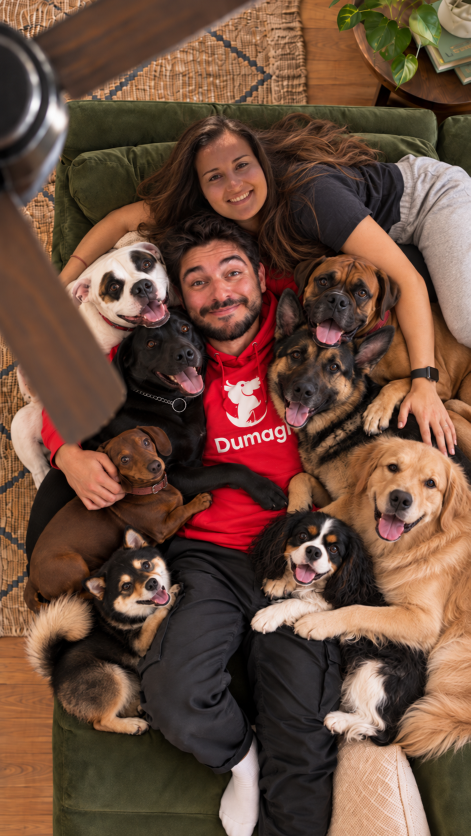
#> input picture pedro_dumagi_reel/assets/05_monica_final.png, 941 x 1672 px, found by its file name (shown at 1/2 size)
$ python make_monica_matte.py assets
#> lines starting #> are read from the running program, lines starting #| are printed output that depends on the picture; after the words box and inside, x2 and y2 are one past the last pixel; in counts of white or black regions, pixels touching at a corner belong together
"""Cut Monica out of 05_monica_final.png (polygon trimap + closed-form matting).
Output: build/monica_rgba.png (full 941x1672 canvas, alpha = her matte)."""
import sys, numpy as np, cv2
from PIL import Image, ImageDraw
from pymatting import estimate_alpha_cf
root = sys.argv[1]
im = Image.open(f'{root}/assets/05_monica_final.png').convert('RGB')
#> im is the input picture: PIL image 941x1672 RGB; mean R, G, B 107.2, 76.1, 60.2
W, H = im.size
#> W = 941; H = 1672
poly = [(290,330),(305,275),(350,238),(430,226),(520,236),(600,226),(680,240),(760,265),(800,285),
 (870,300),(941,300),(941,722),(885,692),(852,610),(858,690),(872,722),(886,762),(902,820),(906,880),
 (882,906),(850,902),(822,862),(808,820),(812,770),(812,735),(800,700),(790,640),(770,580),(745,525),
 (715,492),(690,502),(640,490),(590,470),(560,452),(520,446),(460,440),(400,446),(340,456),(290,440)]
m = Image.new('L', (W, H), 0); ImageDraw.Draw(m).polygon(poly, fill=255)
#> after `m = Image.new('L', (W, H), 0)`: m: PIL image 941x1672 L; every value is 0
#> after `ImageDraw.Draw(m).polygon(poly, fill=255)`:
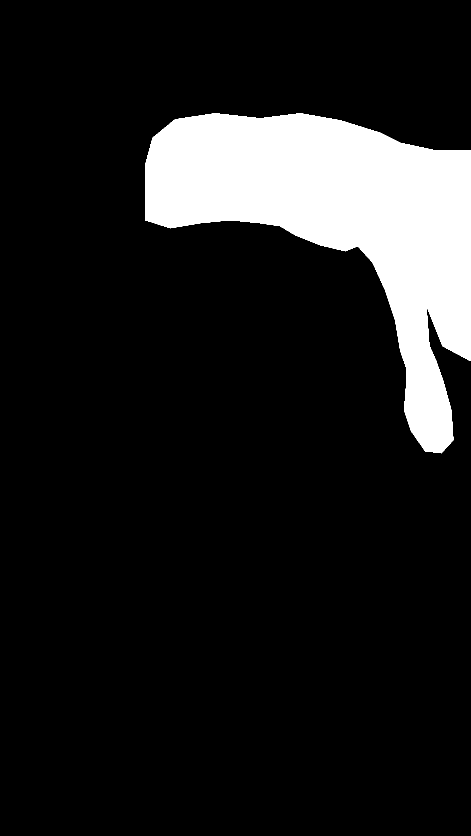
#> m: PIL image 941x1672 L (shown at 1/2 size); 12.2% white; 1 white region, box (x1, y1, x2, y2) and area: (290, 226, 941, 907) 191605
m = np.asarray(m)
k = lambda r: cv2.getStructuringElement(cv2.MORPH_ELLIPSE, (2*r+1, 2*r+1))
fg = cv2.erode(m, k(10)); bg = cv2.dilate(m, k(14))
#> after `fg = cv2.erode(m, k(10))`:
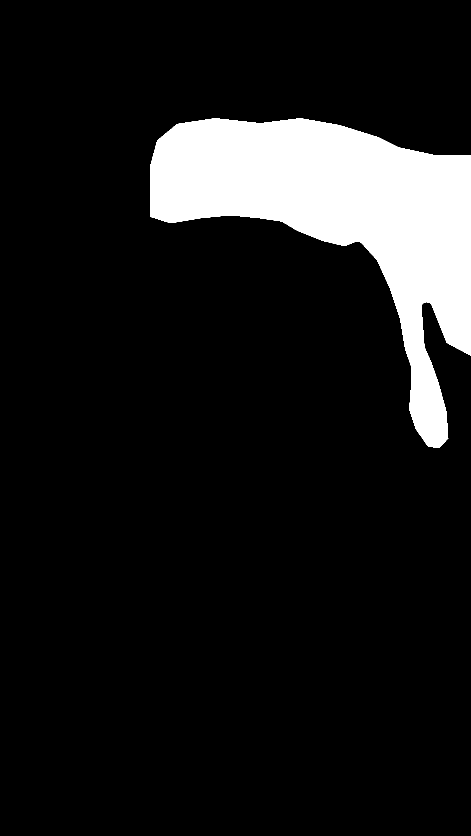
#> fg: shape (1672, 941) (shown at 1/2 size); 10.8% white; 1 white region, box (x1, y1, x2, y2) and area: (300, 236, 941, 896) 169599
#> after `bg = cv2.dilate(m, k(14))`:
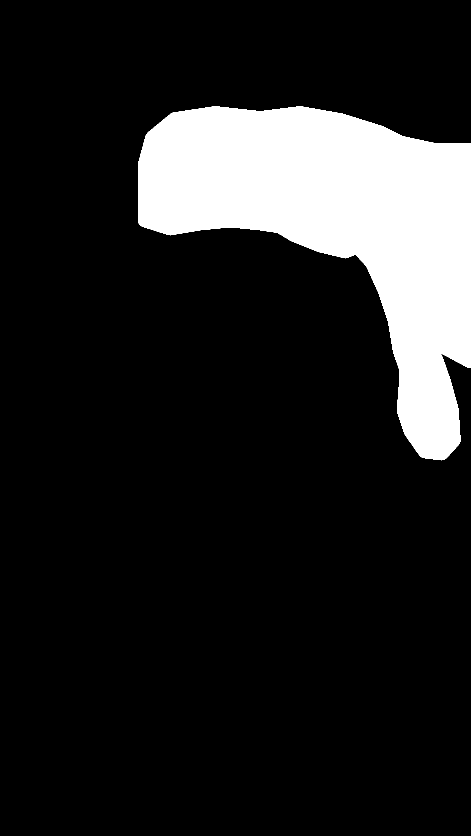
#> bg: shape (1672, 941) (shown at 1/2 size); 14.1% white; 1 white region, box (x1, y1, x2, y2) and area: (276, 212, 941, 921) 221804
tri = np.full((H, W), 0.5); tri[fg > 0] = 1; tri[bg == 0] = 0
# keep image borders as solid where polygon touches them (pants run off-canvas)
tri[:, W-14:][m[:, W-14:] > 0] = 1
#> (the run stopped early here; a loop or call above may not have finished)
